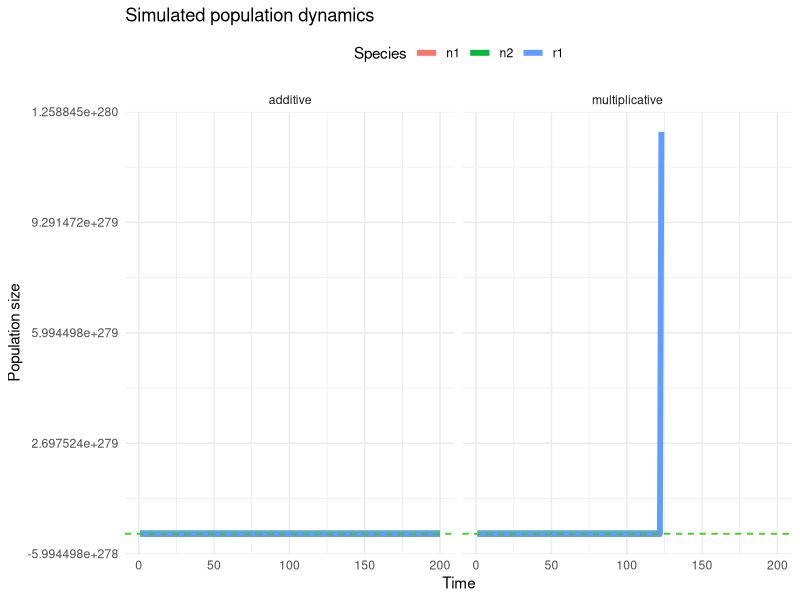
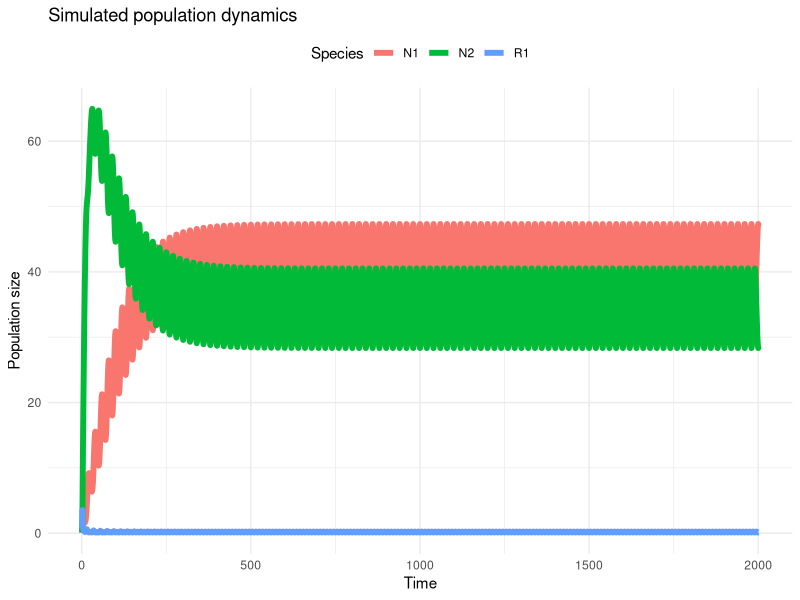

Recreate these plots in R, in order.
library(ggplot2)
library(reshape2)

simrc <-
  function(n0,
           r0,
           mu,
           k,
           v,
           m,
           rin,
           tmax,
           mean_d_n = 0,
           sd_d_n = 0.1,
           ht = 1,
           sto_mode = "multiplicative",
           growth_mode = "linear") {
    no_species <- length(n0)
    no_resources <- length(r0)
    nt <- data.frame(matrix(NA, nrow = tmax, ncol = no_species))
    rt <- data.frame(matrix(NA, nrow = tmax, ncol = no_resources))
    nt[1,] <- n0
    rt[1,] <- r0
    # simulate the lotka-volterra equations
    for (tt in 1:(tmax - 1)) {
      temp_nt <- nt[tt,]
      temp_rt <- rt[tt,]
      # if(tt == 100){
      #   browser()
      # }
      if (sto_mode == "additive") {
        for (tti in 1:ht) {
          delta_nt <- rep(0, no_species)
          for (ii in 1:no_species) {
            if(growth_mode == "linear"){
              # additive error
              delta_nt[ii] <- (mu[ii] * temp_rt - m) / ht
            }else{
              # additive error
              delta_nt[ii] <- (mu[ii] * temp_rt / (k[ii] + temp_rt) - m) / ht
            }

            temp_nt[ii] <- max(temp_nt[ii] + rnorm(1, mean_d_n, sd_d_n) / ht, 0 )

          }
          temp_rt <-
            temp_rt + ((rin - temp_rt) - sum(v * temp_nt * temp_rt)) / ht
        }
      } else{
        for (tti in 1:ht) {
          delta_nt <- rep(0, no_species)
          for (ii in 1:no_species) {
            if(growth_mode == "lienar"){
              # multiplicative error
              delta_nt[ii] <- (mu[ii] * temp_rt - m)/ ht
            }else{
              # multiplicative error
              delta_nt[ii] <-(mu[ii] * temp_rt / (k[ii] + temp_rt) - m) / ht
            }
            temp_nt[ii] <-
              temp_nt[ii] * exp(rnorm(1, delta_nt[ii], sd_d_n))

          }
          temp_rt <-
            temp_rt + ((rin - temp_rt) - sum(v * temp_nt * temp_rt)) / ht
        }
      }

      # max of temp_nt and 0
      temp_nt[temp_nt < 0] <- 0
      temp_rt[temp_rt < 0] <- 0

      nt[tt + 1,] <- temp_nt
      rt[tt + 1,] <- temp_rt
    }
    df <- data.frame(time = 1:tmax, nt, rt)
    colnames(df) <-
      c("time",
        paste0("n", 1:no_species),
        paste0("r", 1:no_resources))
    return(df)

  }

# Simulate data
# test
n0 <- c(0.1, 0.1)
r <- c(1)
mu <- c(1, 0.5)
k <- c(1, 1)
v <- 1.3 * mu
m <- 0.1
rin <- 1
tmax <- 200
sd_d_n <- 0.1

growth_mode <- "mm"

simresult_multiplicative <-
  simrc(
    n0 = n0,
    r0 = r,
    mu = mu,
    k = k,
    v = v,
    m = m,
    rin = rin,
    tmax = tmax,
    sto_mode = "multiplicative",
    growth_mode = growth_mode,
    sd_d_n = sd_d_n,
    ht = 10
  )
simresult_multiplicative$model <- "multiplicative"

cov_n1r <-
  cov(simresult_multiplicative$n1, simresult_multiplicative$r1)

simresult_additive <-
  simrc(
    n0 = n0,
    r0 = r,
    mu = mu,
    k = k,
    v = v,
    m = m,
    rin = rin,
    tmax = tmax,
    sto_mode = "additive",
    growth_mode = growth_mode,
    sd_d_n = sd_d_n,
    ht = 10
  )
simresult_additive$model <- "additive"

simresult <- rbind(simresult_multiplicative, simresult_additive)
# long data frame
df <- melt(simresult, id.vars = c("time", "model"))

r1_star <- m / mu[1]
r2_star <- m / mu[2]

# plot the result
p <-
  ggplot(df, aes(
    x = time,
    y = value,
    group = variable,
    color = factor(variable)
  )) + geom_line(linewidth = 2) +
  theme_minimal() + xlab("Time") + ylab("Population size") + ggtitle("Simulated population dynamics") + scale_color_discrete(name = "Species") +
  facet_wrap( ~ model) + geom_hline(yintercept = r1_star,
                                    linetype = "dashed",
                                    color = "red") + geom_hline(yintercept = r2_star,
                                                                linetype = "dashed",
                                                                color = "green") + theme(legend.position = "top")

print(p)



#####################  periodic growth rates ############################


growth_rate <- function(mu, temp, temp_opt, sigma){
  return(mu * exp( -(temp_opt - temp)^2 / sigma^2))
}


Sim_rc <- function(tt, mu1, mu2,
                   v1, v2,
                   r1in,
                   N10, N20, R10,
                   m,
                   temp, temp_opt1, temp_opt2, sigma, tau
) {
  N1 <- c(N10)
  N2 <- c(N20)
  R1 <- c(R10)
  mu1_vec <- c(mu1)
  mu2_vec <- c(mu2)
  for(ti in 1:tt){
    temp_N1 <- N1[ti]
    temp_N2 <- N2[ti]
    temp_R1 <- R1[ti]
    for(tii in 1:100){
      temp <- sin(2 * pi * (ti + tii / 100) / tau)
      mu1_g <- growth_rate(mu1, temp, temp_opt1, sigma)
      mu2_g <- growth_rate(mu2, temp, temp_opt2, sigma)
      dN1 <- (mu1_g * temp_R1 - m) * temp_N1 / 100
      dN2 <- (mu2_g * temp_R1 - m) * temp_N2 / 100
      dR1 <- ((r1in - temp_R1) - v1 * mu1_g * temp_N1* temp_R1  - v2 * mu2_g * temp_N2* temp_R1 ) / 100

      temp_N1 <- max(temp_N1 + dN1, 0)
      temp_N2 <- max(temp_N2 + dN2, 0)
      temp_R1 <- max(temp_R1 + dR1, 0)

    }
    mu1_vec <- c(mu1_vec, mu1_g)
    mu2_vec <- c(mu2_vec, mu2_g)

    N1 <- c(N1, temp_N1)
    N2 <- c(N2, temp_N2)

    R1 <- c(R1, temp_R1)
  }
  return(data.frame(N1 = N1, N2 = N2, R1 = R1, mu1 = mu1_vec, mu2 = mu2_vec, cc = 1:(tt+1)))

}

### sim ###

mu1 <- 1
mu2 <- 1
v1 <- 1.3
v2 <- 1.3
r1in <- 10
N10 <- 0.1
N20 <- 0.1
R10 <- 1
m <- 0.1
temp <- 0
temp_opt1 <- -0.25
temp_opt2 <- 0.3
sigma <- 1
tau <- 20

simresult <-
  Sim_rc(2000, mu1, mu2, v1, v2, r1in, N10, N20, R10, m, temp, temp_opt1, temp_opt2, sigma, tau)

plot_df <- simresult[, c("cc", "N1", "N2", "R1")]

### plot ###
p <-
  ggplot(melt(plot_df, id.vars = "cc"), aes(x = cc, y = value, group = variable, color = variable)) +
  geom_line(linewidth = 2) +
  theme_minimal() +
  xlab("Time") +
  ylab("Population size") +
  ggtitle("Simulated population dynamics") +
  scale_color_discrete(name = "Species") +
  theme(legend.position = "top")

p


#####

storage1 <- cov(simresult$mu1, simresult$R1)
storage2 <- cov(simresult$mu2, simresult$R1)

R1_star <- (m - storage1) / mean(simresult$mu1)
R2_star <- (m - storage2) / mean(simresult$mu2)
R1_mean <- mean(simresult$R1)


